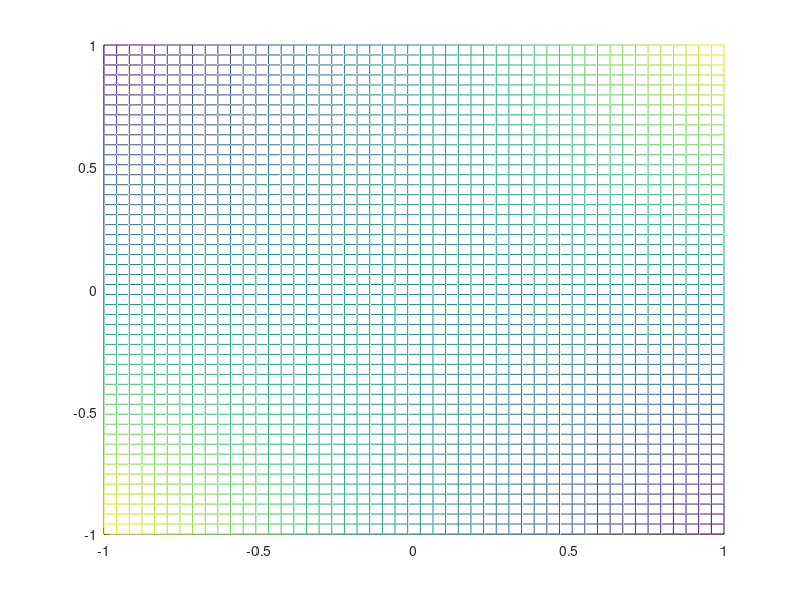

Reproduce this figure in MATLAB. (Note: this script raises an error after producing the figure.)
% Script que crea graficos png y los guarda en Output - supName

currdir = pwd ;
plotfontsize = 22 ;

auxu = [1 0 1] ;

n = pi/12 ;

for k = 0:n:24*n

% Malla
tx = ty = linspace (-1, 1,50)' ;
[xx, yy] = meshgrid (tx, ty) ;
tz = xx.*yy ;


figdef = figure ;

hold on


mesh (tx, ty, tz) 

plot3(u,v,u.*v,'k')

axis equal, grid on

R = [ cos(k) -sin(k) 0 ; ...
      sin(k)  cos(k) 0 ; ...
      0           0          1 ] ;

aux = auxu*R ;
view(aux) ;

title(['Grafica - Angulo ' sprintf('%4i', k*180/pi) ] );
labx=xlabel('u'); laby=ylabel('v'); labz=zlabel('z') ;
set(gca, 'linewidth', 1.2, 'fontsize', plotfontsize )
set(labx, "FontSize", plotfontsize); set(laby, "FontSize", plotfontsize) ;

cd(outputdir )
print( [ supName '_grafica_angulo_' sprintf('%i', k*180/pi)] ,'-dpng') ;
cd(currdir)

  if printflag == 0  
    close(figdef) ;
  end

end

